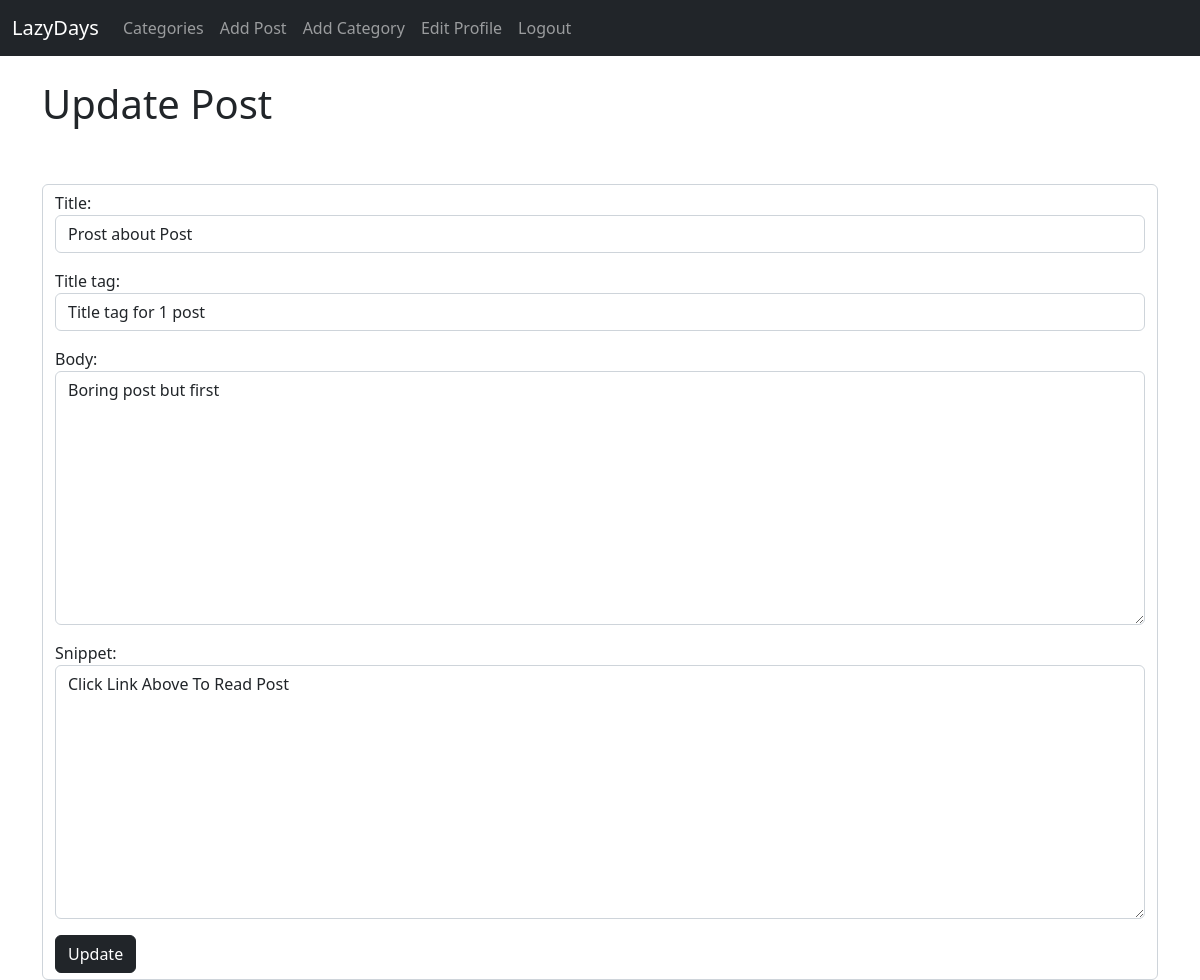
The app's page /article/edit/1 (signed in), older data.
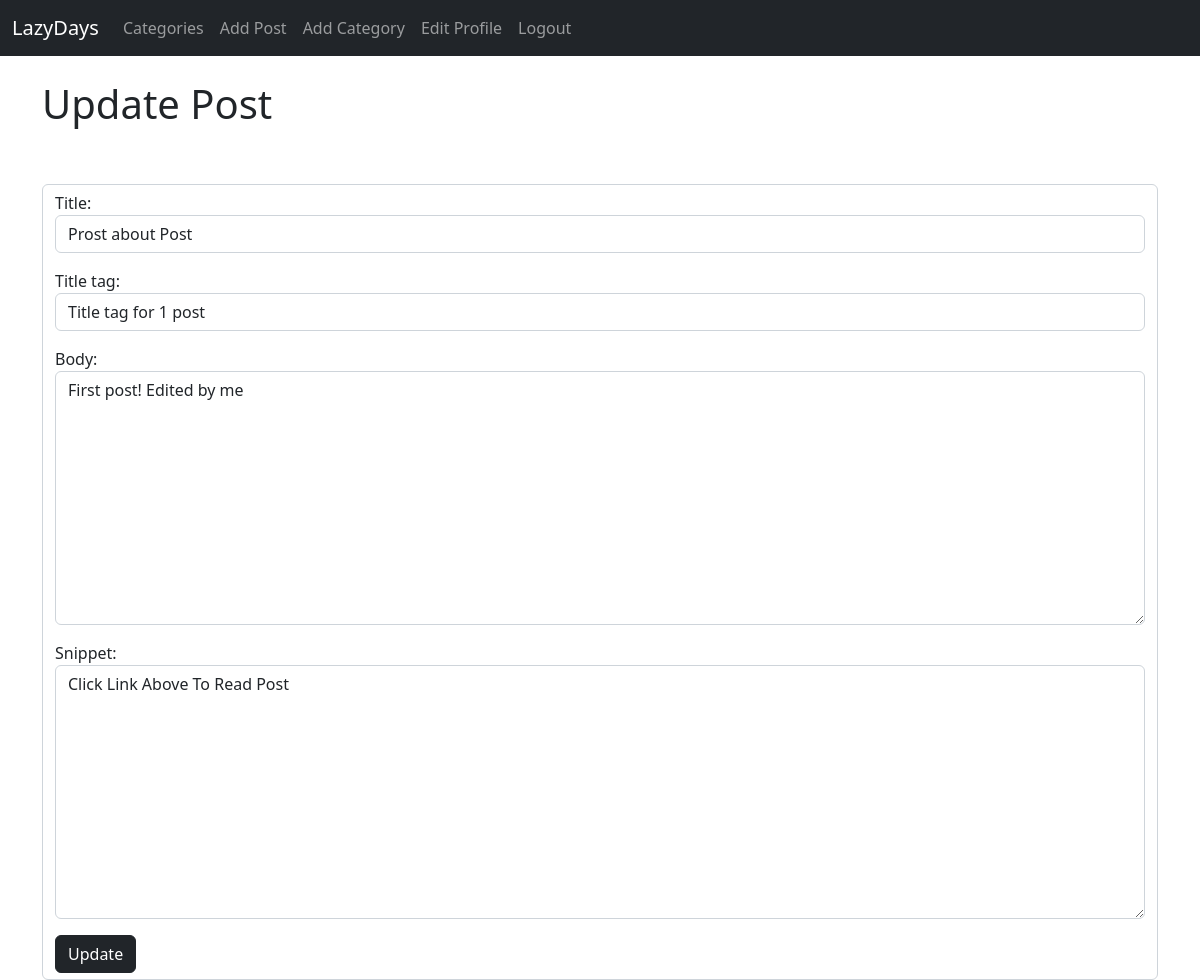
The same page, newer data.
### theblog/models.py (models this page shows, shortened)
class Post(models.Model):
    title = models.CharField(max_length=255)
    title_tag = models.CharField(max_length=255)
    author = models.ForeignKey(User, on_delete=models.CASCADE)
    body = RichTextField(blank=True, null=True)
    post_date = models.DateField(auto_now_add=True)
    category = models.CharField(max_length=255, default='coding')
    likes = models.ManyToManyField(User, related_name='blog_posts')
    snippet = models.CharField(max_length=255)

### theblog/views.py (the view)
# urls.py: path('article/edit/<int:pk>', UpdatePostView.as_view(), name='update_post'),
class UpdatePostView(UpdateView):
    model = Post
    form_class = EditForm
    template_name = 'update_post.html'

### theblog/forms.py
class EditForm(forms.ModelForm):
    class Meta:
        model = Post
        fields = ('title', 'title_tag', 'body', 'snippet')
        widgets = {
            'title': forms.TextInput(attrs={'class':'form-control'}),
            'title_tag': forms.TextInput(attrs={'class':'form-control'}),
            'body': forms.Textarea(attrs={'class':'form-control'}),
            'snippet': forms.Textarea(attrs={'class':'form-control'}),
        }

### theblog/templates/update_post.html (shortened to what this page needs)
{% extends 'base.html' %}
{% block content %}
{% if user.is_authenticated %}
    {% if user.id == post.author.id %}
        <h1>Update Post</h1>
        <br/><br/>
        <div class="form-control">
            <form method='POST'>
                    {{ form.as_p }}
                    <button class="btn btn-dark">Update</button>
        </div>
    {% else %}
            You're not allowed here! (and you know it...)
    {% endif %}
{% else %}
    You're not allowed here! (and you know it...)
{% endif %}
{% endblock %}

Row changes from the older to the newer data that the page shows:
changed Post "Prost about Post": body "Boring post but first" → "First post! Edited by me"
